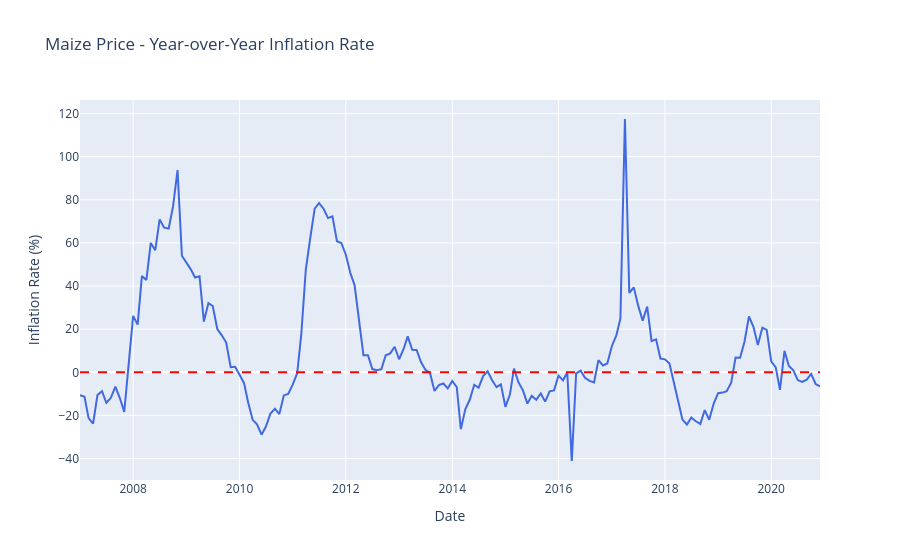

The code cell stored with this chart in its notebook:
### Markdown cell above
## 6. Inflation Rate Calculation

### Code cell
# Calculate Year-over-Year (YoY) inflation for Maize
maize_yoy = maize_data.copy()
maize_yoy = maize_yoy.sort_values('date')
maize_yoy['price_lag_12m'] = maize_yoy['price'].shift(12)
maize_yoy['inflation_yoy'] = ((maize_yoy['price'] - maize_yoy['price_lag_12m']) / maize_yoy['price_lag_12m']) * 100

# Drop first 12 months (no comparison data)
maize_yoy = maize_yoy.dropna()

# Plot YoY inflation
fig = go.Figure()
fig.add_trace(go.Scatter(x=maize_yoy['date'], y=maize_yoy['inflation_yoy'],
                         mode='lines', name='YoY Inflation',
                         line=dict(color='royalblue')))
fig.add_hline(y=0, line_dash='dash', line_color='red')
fig.update_layout(title='Maize Price - Year-over-Year Inflation Rate',
                  xaxis_title='Date',
                  yaxis_title='Inflation Rate (%)',
                  hovermode='x unified')
fig.show()

print(f"\nMaize Inflation Statistics:")
print(f"Average YoY inflation: {maize_yoy['inflation_yoy'].mean():.2f}%")
print(f"Median YoY inflation: {maize_yoy['inflation_yoy'].median():.2f}%")
print(f"Max YoY inflation: {maize_yoy['inflation_yoy'].max():.2f}% ({maize_yoy[maize_yoy['inflation_yoy'] == maize_yoy['inflation_yoy'].max()]['date'].values[0]})")
print(f"Min YoY inflation: {maize_yoy['inflation_yoy'].min():.2f}% ({maize_yoy[maize_yoy['inflation_yoy'] == maize_yoy['inflation_yoy'].min()]['date'].values[0]})")

### Figure 1 — Plotly figure (JSON) as saved in the notebook; plotly's stock layout.template omitted (floating-point values rounded to 4 significant figures; data arrays with more than 128 entries replaced by an {"elided": "..."} marker saying what was removed)
{"data": [{"line": {"color": "royalblue"}, "mode": "lines", "name": "YoY Inflation", "type": "scatter", "x": {"elided": "168 str values"}, "y": {"elided": "168 float values"}}], "layout": {"hovermode": "x unified", "shapes": [{"line": {"color": "red", "dash": "dash"}, "type": "line", "x0": 0, "x1": 1, "xref": "x domain", "y0": 0, "y1": 0, "yref": "y"}], "title": {"text": "Maize Price - Year-over-Year Inflation Rate"}, "xaxis": {"title": {"text": "Date"}}, "yaxis": {"title": {"text": "Inflation Rate (%)"}}}}
